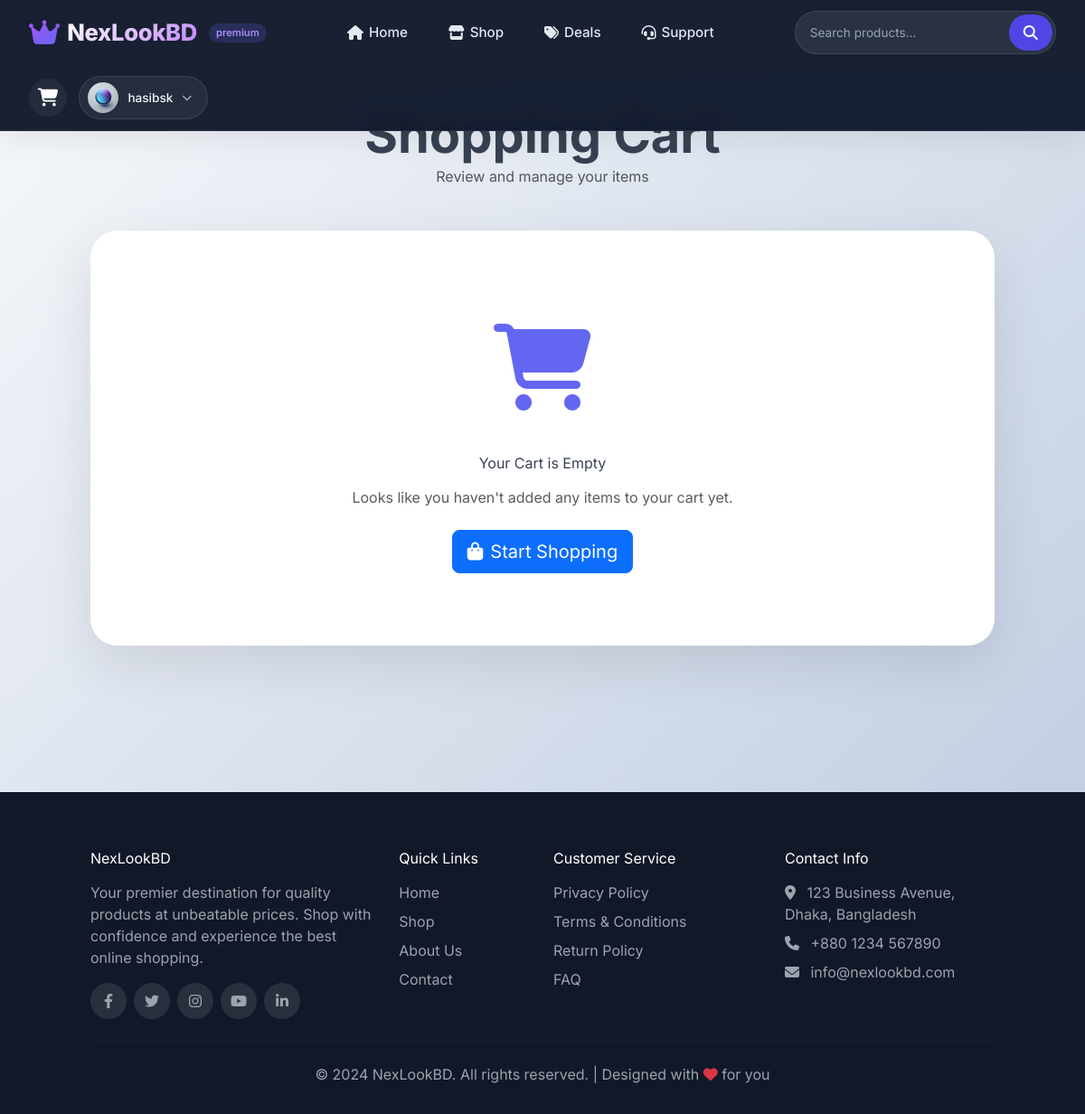
Page /cart/ (signed in) on the committed database.
### userauths/models.py (models this page shows, shortened)
class User(AbstractUser):
    username = models.CharField(max_length=100, unique=True)
    email = models.EmailField(unique=True)
    full_name = models.CharField(max_length=100, null=True, blank=True)
    phone = models.CharField(max_length=100, null=True, blank=True)
    otp = models.CharField(max_length=100, null=True, blank=True)
    USERNAME_FIELD = 'email'
    REQUIRED_FIELDS = ['username']

class Profile(models.Model):
    user = models.OneToOneField(User, on_delete=models.CASCADE)
    image = models.ImageField(upload_to="image", default="default/default_user.jpg", null=True, blank=True)
    full_name = models.CharField(max_length=100, blank=True, null=True)
    about = models.TextField(blank=True, null=True)
    gender = models.CharField(max_length=100, blank=True, null=True)
    country = models.CharField(max_length=100, blank=True, null=True)
    state = models.CharField(max_length=100, blank=True, null=True)
    city = models.CharField(max_length=100, blank=True, null=True)
    address = models.CharField(max_length=100, blank=True, null=True)
    date = models.DateTimeField(auto_now_add=True)
    pid = ShortUUIDField(unique=True, length=10, max_length=20, alphabet="abcdefghijklm")

### store/views.py (the view)
# urls.py: path('cart/', views.cart_view, name='cart'),
def cart_view(request):
    cart_id = request.session.get('cart_id')
    cart_items = Cart.objects.filter(cart_id=cart_id) if cart_id else []
    subtotal = sum(item.sub_total for item in cart_items)
    shipping = sum(item.shipping_amount for item in cart_items)
    tax = sum(item.tax_fee for item in cart_items)
    service_fee = sum(item.service_fee for item in cart_items)
    total = subtotal + shipping + tax + service_fee
    context = {
        'cart_items': cart_items,
        'subtotal': subtotal,
        'shipping': shipping,
        'tax': tax,
        'service_fee': service_fee,
        'total': total,
    }
    return render(request, 'store/cart.html', context)

### templates/store/cart.html (shortened to what this page needs)
{% extends 'base.html' %}
{% load static %}
{% block content %}
<div class="cart-page">
    <div class="container">
        <div class="text-center mb-5">
            <h1 class="display-4 fw-bold">Shopping Cart</h1>
            <p class="text-muted">Review and manage your items</p>
        </div>
        {% if cart_items %}
        <div class="row">
            <div class="col-lg-8">
                <div class="cart-container">
                    <div class="cart-header">
                        <h3 class="mb-0">
                            <i class="fas fa-shopping-bag me-2"></i>
                            Your Cart Items
                        </h3>
                        <p class="mb-0 mt-2 opacity-75">{{ cart_items|length }} items in your cart</p>
                    </div>
                    <div id="cartItemsList">
                        {% for item in cart_items %}
                        <div class="cart-item" id="cart-item-{{ item.id }}">
                            <div class="row align-items-center">
                                <div class="col-md-2 col-4">
                                    <img src="{{ item.product.image.url }}" alt="{{ item.product.title }}"
                                         class="cart-product-img">
                                </div>
                                <div class="col-md-4 col-8">
                                    <h6 class="fw-bold mb-1">{{ item.product.title }}</h6>
                                    {% if item.size %}
                                    <small class="text-muted">Size: {{ item.size }}</small><br>
                                    {% endif %}
                                    {% if item.color %}
                                    <small class="text-muted">Color: {{ item.color }}</small>
                                    {% endif %}
                                    <div class="mt-2">
                                        <span class="text-primary fw-bold">${{ item.price|floatformat:2 }}</span>
                                    </div>
                                </div>
                                <div class="col-md-3 col-6 mt-3 mt-md-0">
                                    <label class="text-muted small mb-1">Quantity</label>
                                    <div class="cart-quantity" id="quantity-wrapper-{{ item.id }}">
                                        <button class="cart-quantity-btn decrease-qty" data-id="{{ item.id }}">
                                            <i class="fas fa-minus"></i>
                                        </button>
                                        <input type="text" class="cart-quantity-input item-qty" value="{{ item.qty }}"
                                               data-id="{{ item.id }}" id="qty-{{ item.id }}" readonly>
                                        <button class="cart-quantity-btn increase-qty" data-id="{{ item.id }}">
                                            <i class="fas fa-plus"></i>
                                        </button>
                                    </div>
                                </div>
                                <div class="col-md-2 col-4 mt-3 mt-md-0">
                                    <label class="text-muted small mb-1">Total</label>
                                    <h6 class="text-primary fw-bold mb-0 item-total" id="total-{{ item.id }}">
                                        ${{ item.sub_total|floatformat:2 }}
                                    </h6>
                                </div>
                                <div class="col-md-1 col-2 mt-3 mt-md-0 text-end">
                                    <div class="remove-item" data-id="{{ item.id }}" title="Remove item">
                                        <i class="fas fa-trash-alt"></i>
                                    </div>
                                </div>
                            </div>
                        </div>
                        {% endfor %}
                    </div>
                </div>
                <div class="mt-4">
                    <a href="{% url 'store:shop' %}" class="btn btn-outline-primary continue-shopping">
                        <i class="fas fa-arrow-left me-2"></i>Continue Shopping
                    </a>
                </div>
            </div>
            <div class="col-lg-4">
                <div class="cart-summary">
                    <h4 class="mb-4 fw-bold">Order Summary</h4>
                    <div class="d-flex justify-content-between mb-3">
                        <span>Subtotal</span>
                        <span class="fw-bold" id="summarySubtotal">${{ subtotal|floatformat:2 }}</span>
                    </div>
                    <div class="d-flex justify-content-between mb-3">
                        <span>Shipping</span>
                        <span class="fw-bold" id="summaryShipping">${{ shipping|floatformat:2 }}</span>
                    </div>
                    <div class="d-flex justify-content-between mb-3">
                        <span>Tax (10%)</span>
                        <span class="fw-bold" id="summaryTax">${{ tax|floatformat:2 }}</span>
                    </div>
                    <div class="d-flex justify-content-between mb-3">
                        <span>Service Fee</span>
                        <span class="fw-bold" id="summaryServiceFee">${{ service_fee|floatformat:2 }}</span>
                    </div>
                    <hr>
                    <div class="d-flex justify-content-between mb-4">
                        <span class="h5 fw-bold">Total</span>
                        <span class="h4 text-primary fw-bold" id="summaryTotal">${{ total|floatformat:2 }}</span>
                    </div>
                    <div class="mb-4">
                        <label class="form-label">Coupon Code</label>
                        <div class="input-group">
                            <input type="text" class="form-control coupon-input" id="couponCode" placeholder="Enter coupon">
                            <button class="btn btn-primary apply-coupon-btn" id="applyCoupon">
                                Apply
                            </button>
                        </div>
                        <small class="text-muted" id="couponMessage"></small>
                    </div>
                    <a href="{% url 'store:checkout' %}" class="checkout-btn text-decoration-none">
                        <i class="fas fa-lock me-2"></i>Proceed to Checkout
                    </a>
                    <div class="text-center mt-4">
                        <small class="text-muted d-block mb-2">Secure Payment Methods</small>
                        <div>
                            <i class="fab fa-cc-visa fa-2x me-2 text-muted"></i>
                            <i class="fab fa-cc-mastercard fa-2x me-2 text-muted"></i>
                            <i class="fab fa-cc-paypal fa-2x me-2 text-muted"></i>
                            <i class="fab fa-cc-stripe fa-2x text-muted"></i>
                        </div>
                    </div>
                </div>
            </div>
        </div>
        {% else %}
        <div class="cart-container">
            <div class="empty-cart">
                <div class="empty-cart-icon mb-4">
                    <i class="fas fa-shopping-cart"></i>
                </div>
                <h3 class="mb-3">Your Cart is Empty</h3>
                <p class="text-muted mb-4">Looks like you haven't added any items to your cart yet.</p>
                <a href="{% url 'store:shop' %}" class="btn btn-primary btn-lg">
                    <i class="fas fa-shopping-bag me-2"></i>Start Shopping
                </a>
            </div>
        </div>
        {% endif %}
    </div>
</div>
{% endblock %}

### templates/base.html (shortened to what this page needs)
<!DOCTYPE html>
<html lang="en">
<head>
    <link href="https://cdn.jsdelivr.net/npm/bootstrap@5.3.0/dist/css/bootstrap.min.css" rel="stylesheet">
    <link rel="stylesheet" href="https://cdnjs.cloudflare.com/ajax/libs/font-awesome/6.4.0/css/all.min.css">
    <link href="https://unpkg.com/aos@2.3.1/dist/aos.css" rel="stylesheet">
    <link rel="stylesheet" type="text/css" href="https://cdn.jsdelivr.net/npm/slick-carousel@1.8.1/slick/slick.css"/>
    <link rel="stylesheet" type="text/css" href="https://cdn.jsdelivr.net/npm/slick-carousel@1.8.1/slick/slick-theme.css"/>
</head>
<body>
<nav class="navbar-mordern" id="modernNavbar">
    <div class="nav-container">
        <a href="{% url 'store:home' %}" class="brand-logo">
            <i class="fas fa-crown logo-icon"></i>
            <span class="logo-text">NexLookBD</span>
            <span class="logo-badge">premium</span>
        </a>
        <ul class="nav-links">
            <li class="nav-link-item {% if request.resolver_match.url_name == 'home' %}active-link{% endif %}">
                <a href="{% url 'store:home' %}"><i class="fas fa-home"></i> Home</a>
            </li>
            <li class="nav-link-item {% if request.resolver_match.url_name == 'shop' %}active-link{% endif %}">
                <a href="{% url 'store:shop' %}"><i class="fas fa-store"></i> Shop</a>
            </li>
            <li class="nav-link-item">
                <a href="#"><i class="fas fa-tags"></i> Deals</a>
            </li>
            <li class="nav-link-item">
                <a href="#"><i class="fas fa-headset"></i> Support</a>
            </li>
        </ul>
        <form class="search-wrapper" method="GET" action="{% url 'store:search' %}">
            <input type="text" name="q" class="search-input" placeholder="Search products..." aria-label="Search" value="{{ search_query|default:'' }}">
            <button type="submit" class="search-btn"><i class="fas fa-search"></i></button>
        </form>
        <div style="display: flex; align-items: center; gap: 0.8rem;">
            <div class="cart-icon">
                <a href="{% url 'store:cart' %}"><i class="fas fa-shopping-cart"></i></a>
            </div>
            {% if user.is_authenticated %}
            <div class="user-dropdown">
                <div class="user-toggle">
                    <div class="user-avatar">
                        {% if user.profile.image %}
                        <img src="{{ user.profile.image.url }}" alt="avatar">
                        {% else %}
                        <i class="fas fa-user-astronaut" style="font-size: 1rem;"></i>
                        {% endif %}
                    </div>
                    <span class="user-name">{{ user.username|truncatechars:10 }}</span>
                    <i class="fas fa-chevron-down" style="font-size: 0.7rem; color: #a0aec0;"></i>
                </div>
            </div>
            {% endif %}
        </div>
    </div>
</nav>
<main>
    {% block content %}{% endblock %}
</main>
<footer class="footer">
    <div class="container">
        <div class="row g-4">
            <div class="col-lg-4">
                <h4 class="text-white mb-3">NexLookBD</h4>
                <p>Your premier destination for quality products at unbeatable prices. Shop with confidence and experience the best online shopping.</p>
                <div class="d-flex gap-2 mt-3">
                    <a href="#" class="social-icon"><i class="fab fa-facebook-f"></i></a>
                    <a href="#" class="social-icon"><i class="fab fa-twitter"></i></a>
                    <a href="#" class="social-icon"><i class="fab fa-instagram"></i></a>
                    <a href="#" class="social-icon"><i class="fab fa-youtube"></i></a>
                    <a href="#" class="social-icon"><i class="fab fa-linkedin-in"></i></a>
                </div>
            </div>
            <div class="col-lg-2 col-md-6">
                <h5 class="text-white mb-3">Quick Links</h5>
                <ul class="list-unstyled">
                    <li class="mb-2"><a href="{% url 'store:home' %}">Home</a></li>
                    <li class="mb-2"><a href="{% url 'store:shop' %}">Shop</a></li>
                    <li class="mb-2"><a href="#">About Us</a></li>
                    <li class="mb-2"><a href="#">Contact</a></li>
                </ul>
            </div>
            <div class="col-lg-3 col-md-6">
                <h5 class="text-white mb-3">Customer Service</h5>
                <ul class="list-unstyled">
                    <li class="mb-2"><a href="#">Privacy Policy</a></li>
                    <li class="mb-2"><a href="#">Terms & Conditions</a></li>
                    <li class="mb-2"><a href="#">Return Policy</a></li>
                    <li class="mb-2"><a href="#">FAQ</a></li>
                </ul>
            </div>
            <div class="col-lg-3">
                <h5 class="text-white mb-3">Contact Info</h5>
                <ul class="list-unstyled">
                    <li class="mb-2">
                        <i class="fas fa-map-marker-alt me-2"></i>
                        123 Business Avenue, Dhaka, Bangladesh
                    </li>
                    <li class="mb-2">
                        <i class="fas fa-phone me-2"></i>
                        +880 1234 567890
                    </li>
                    <li class="mb-2">
                        <i class="fas fa-envelope me-2"></i>
                        info@nexlookbd.com
                    </li>
                </ul>
            </div>
        </div>
        <hr class="my-4" style="border-color: rgba(255,255,255,0.1);">
        <div class="text-center">
            <p class="mb-0">&copy; 2024 NexLookBD. All rights reserved. | Designed with <i class="fas fa-heart text-danger"></i> for you</p>
        </div>
    </div>
</footer>
<script src="https://cdn.tailwindcss.com"></script>
</body>
</html>

### rows in the picture
User: profile.image (picture), username "hasibsk"
